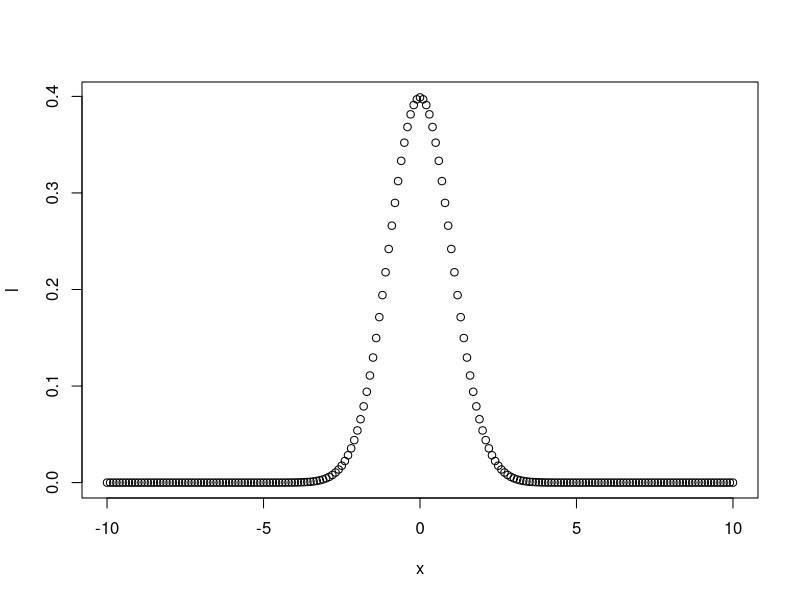

Write the R code that produced this figure.
library(mvtnorm)

simcor <- function(ncor, nnor, rho){
    if (ncor < 1 | nnor < 2 | rho < -1 | rho > 1) return(NA)
    library(mvtnorm)
    vm <- matrix(c(1,rho,rho,1),2,2)
    result <- NULL
    for (i in c(1:ncor)){
        norv <- rmvnorm(nnor,mean = c(0,0), sigma= vm)
        sc <- cor(norv)[1,2]
        result <- c(result,sc)
    }
    return(result)
}

x=(-100:100)/10

l= dnorm(x)
plot(x,l)